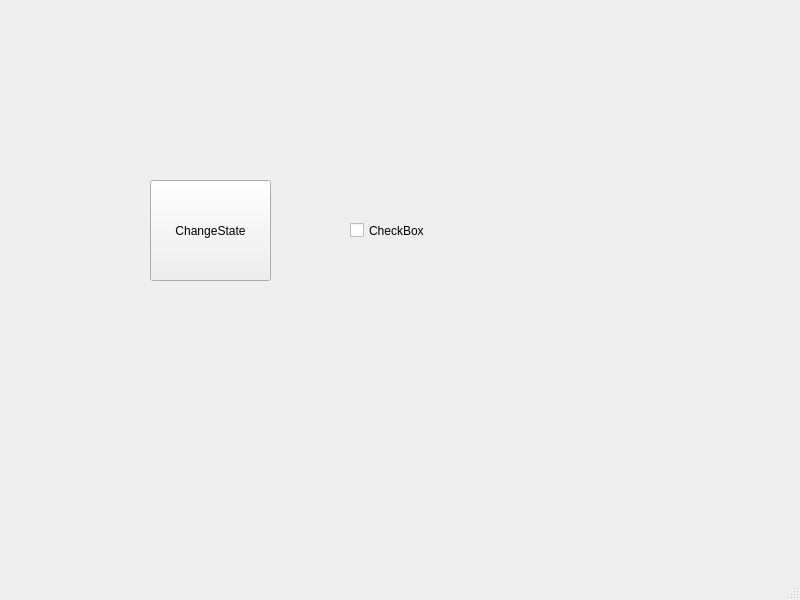
<?xml version="1.0" encoding="UTF-8"?>
<ui version="4.0">
 <class>MainWindow</class>
 <widget class="QMainWindow" name="MainWindow">
  <property name="geometry">
   <rect>
    <x>0</x>
    <y>0</y>
    <width>800</width>
    <height>600</height>
   </rect>
  </property>
  <property name="windowTitle">
   <string>MainWindow</string>
  </property>
  <widget class="QWidget" name="centralwidget">
   <widget class="QPushButton" name="pushButton">
    <property name="geometry">
     <rect>
      <x>150</x>
      <y>180</y>
      <width>121</width>
      <height>101</height>
     </rect>
    </property>
    <property name="text">
     <string>ChangeState</string>
    </property>
   </widget>
   <widget class="QCheckBox" name="checkBox">
    <property name="geometry">
     <rect>
      <x>350</x>
      <y>190</y>
      <width>221</width>
      <height>81</height>
     </rect>
    </property>
    <property name="text">
     <string>CheckBox</string>
    </property>
   </widget>
  </widget>
  <widget class="QMenuBar" name="menubar">
   <property name="geometry">
    <rect>
     <x>0</x>
     <y>0</y>
     <width>800</width>
     <height>21</height>
    </rect>
   </property>
  </widget>
  <widget class="QStatusBar" name="statusbar"/>
 </widget>
 <resources/>
 <connections/>
</ui>
